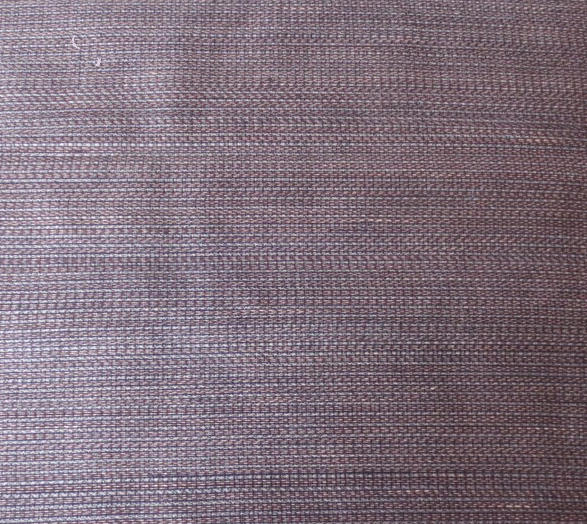
#> input picture data/teppich.png, 587 x 524 px
$ python c.py
#> lines starting #> are read from the running program, lines starting #| are printed output that depends on the picture
import cv2
import numpy as np

img = cv2.imread("../../data/teppich.png", cv2.IMREAD_GRAYSCALE)
#> img: shape (524, 587); min 28, max 254, mean 117.9


''' FFT '''
IMG = np.fft.fft2(img)
MAGNITUDE = np.abs(IMG)
ANGLE = np.angle(IMG)
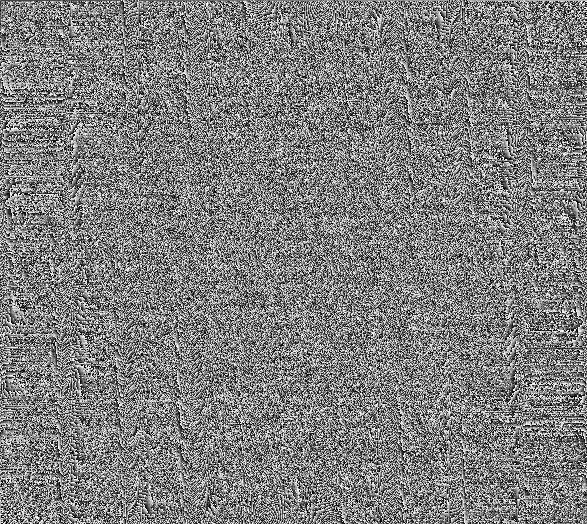
#> ANGLE: shape (524, 587) float64; min -3.14, max 3.14, mean 1.02e-05; drawn with min black and max white

''' Filter out frequencies '''


''' IFFT '''
IMG = MAGNITUDE * np.exp(1j * ANGLE)
filtered_image = np.fft.ifft2(IMG).astype(np.float32)

''' Bild anzeigen '''
cv2.imshow("img", img)
cv2.imshow("filtered", filtered_image / np.max(filtered_image))

cv2.waitKey(0)

$ run again, with data/4.png copied over data/teppich.png
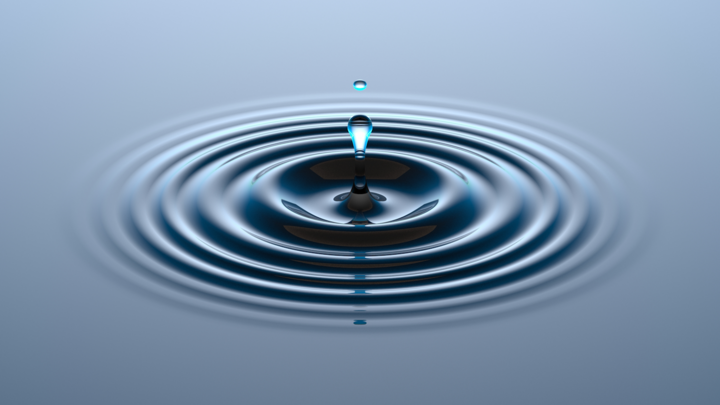
#> input picture data/4.png, 720 x 405 px
#> `img = cv2.imread("../../data/teppich.png", cv2.IMREAD_GRAYSCALE)`:
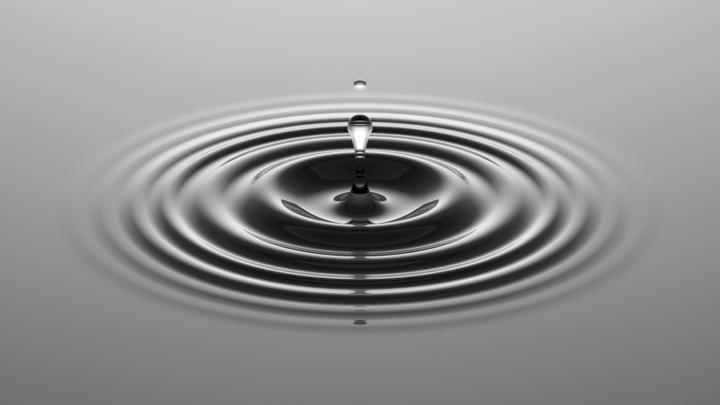
#> img: shape (405, 720); min 0, max 255, mean 145.3
#> `ANGLE = np.angle(IMG)`:
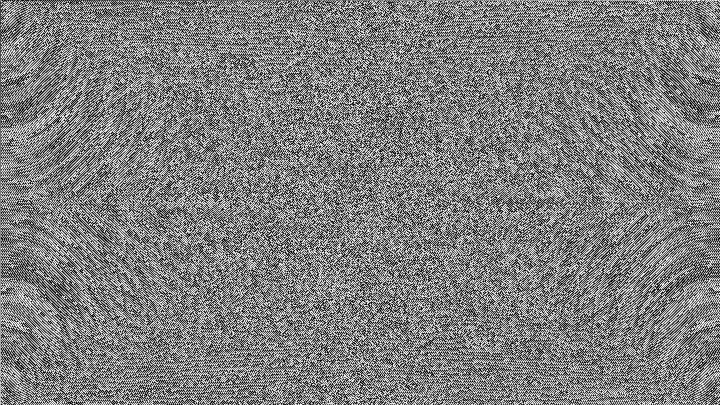
#> ANGLE: shape (405, 720) float64; min -3.14, max 3.14, mean 5.33e-17; drawn with min black and max white
